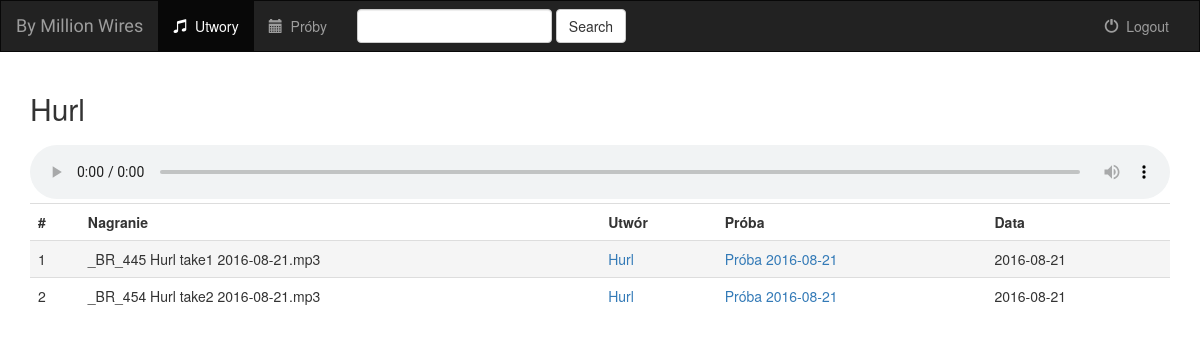
Page /tracks/projects/2 on the committed database.
### tracks/models.py (models this page shows, shortened)
class Project(models.Model):
    name = models.CharField(max_length=200)
    date = models.DateField(default=now())
    description = models.TextField(blank=True)
    def __str__(self):
        return self.name

class Track(models.Model):
    name = models.CharField(max_length=200)
    date = models.DateField(now())
    path = models.CharField(max_length=500)
    event = models.ForeignKey(Event)
    project = models.ForeignKey(Project, blank=True, null=True)

class Event(models.Model):
    name = models.CharField(max_length=200)
    description = models.TextField(blank=True)
    date = models.DateField(default=now())
    def __str__(self):
        return self.name

### tracks/views.py (the view)
# urls.py: url(r'^projects/(?P<project_id>[0-9]+)$', views.project_details, name='project_details'),
def project_details(request, project_id):
    project = get_object_or_404(Project, pk=project_id)
    return render(request, 'tracks/project_details.html', {'project': project})

### tracks/templates/tracks/project_details.html (shortened to what this page needs)
{% extends 'tracks/base.html' %}
{% block projects_active %}active{% endblock %}
{% block body %}
{% load staticfiles %}
<div class="container">
    <h2>{{ project.name }}</h2>
    {% include "tracks/tables/track-table.html" with tracks=project.track_set.all %}
</div>
{% endblock %}

### tracks/templates/tracks/tables/track-table.html (shortened to what this page needs)
{% load staticfiles %}
<audio controls="controls" id="player" preload="auto" autoplay="">
</audio>
<table class="table table-hover" id="playlist">
    <th>#</th>
    <th>Nagranie</th>
    <th>Utwór</th>
    <th>Próba</th>
    <th>Data</th>
{% for track in tracks %}
    <tr data-audiourl="{% static 'audio/' %}{{ track.path }}">
        <td>{{ forloop.counter }}</td>
        <td>{{ track.name }}</td>
        {% if track.project.id %}
            <td><a href="{% url 'tracks:project_details' track.project.id %}">{{ track.project }}</a></td>
        {% else %}
            <td>{{ track.project }}</td>
        {% endif %}
        <td><a href="{% url 'tracks:event_details' track.event.id %}">{{ track.event }}</a></td>
        <td>{{ track.date }}</td>
    </tr>
{% endfor %}
</table>

### tracks/static/tracks/css/custom.css (style rules this page uses)
audio { width: 100% }
tr.active td { background-image: url("/static/tracks/img/equalizer.gif"); }
tr.current { background-color: #f5f5f5; }
tr { cursor: pointer; }

### rows in the picture
Project: name "Hurl"
Track: name "_BR_445 Hurl take1 2016-08-21.mp3", project "Hurl", event "Próba 2016-08-21", date "2016-08-21"
Track: name "_BR_454 Hurl take2 2016-08-21.mp3", project "Hurl", event "Próba 2016-08-21", date "2016-08-21"
